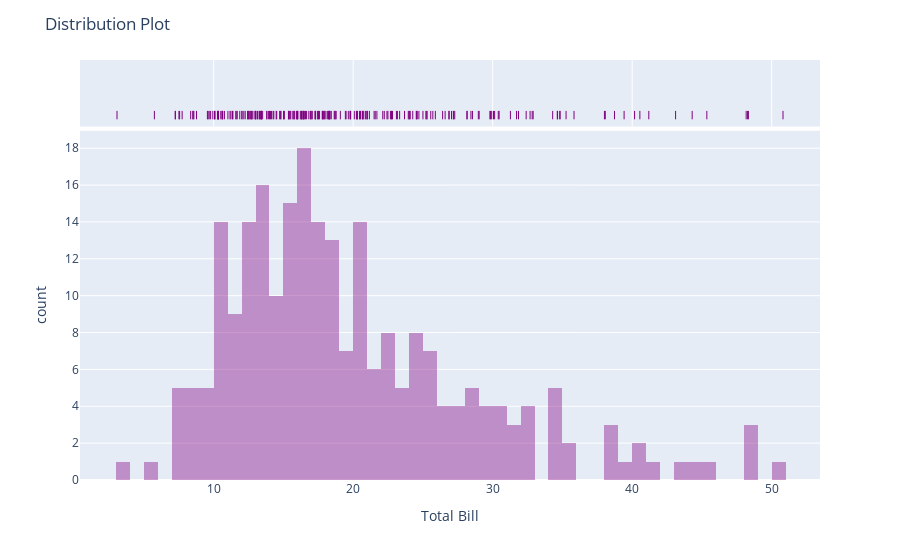

Write notebook code for a chart like this one.
### Code cell
fig = px.histogram(df,x='total_bill',nbins=50,opacity=0.4,marginal='rug',color_discrete_sequence=['purple'])
fig.update_layout(title='Distribution Plot',xaxis_title='Total Bill')
fig.show()

### Figure 1 — Plotly figure (JSON) as saved in the notebook; plotly's stock layout.template omitted (floating-point values rounded to 4 significant figures; data arrays with more than 128 entries replaced by an {"elided": "..."} marker saying what was removed)
{"data": [{"alignmentgroup": "True", "bingroup": "x", "hovertemplate": "total_bill=%{x}<br>count=%{y}<extra></extra>", "legendgroup": "", "marker": {"color": "purple", "opacity": 0.4, "pattern": {"shape": ""}}, "name": "", "nbinsx": 50, "offsetgroup": "", "orientation": "v", "showlegend": false, "type": "histogram", "x": {"elided": "244 float values"}, "xaxis": "x", "yaxis": "y"}, {"alignmentgroup": "True", "boxpoints": "all", "fillcolor": "rgba(255,255,255,0)", "hoveron": "points", "hovertemplate": "total_bill=%{x}<extra></extra>", "jitter": 0, "legendgroup": "", "line": {"color": "rgba(255,255,255,0)"}, "marker": {"color": "purple", "symbol": "line-ns-open"}, "name": "", "offsetgroup": "", "showlegend": false, "type": "box", "x": {"elided": "244 float values"}, "xaxis": "x2", "yaxis": "y2"}], "layout": {"autosize": true, "barmode": "relative", "legend": {"tracegroupgap": 0}, "margin": {"t": 60}, "title": {"text": "Distribution Plot"}, "xaxis": {"anchor": "y", "autorange": true, "domain": [0, 1], "range": [0.4178, 53.46], "title": {"text": "Total Bill"}, "type": "linear"}, "xaxis2": {"anchor": "y2", "autorange": true, "domain": [0, 1], "matches": "x", "range": [0.4178, 53.46], "showgrid": true, "showticklabels": false, "type": "linear"}, "yaxis": {"anchor": "x", "autorange": true, "domain": [0, 0.8316], "range": [0, 18.95], "title": {"text": "count"}}, "yaxis2": {"anchor": "x2", "autorange": true, "domain": [0.8416, 1], "matches": "y2", "range": [-0.5942, 0.5], "showgrid": false, "showline": false, "showticklabels": false, "ticks": "", "type": "category"}}}
